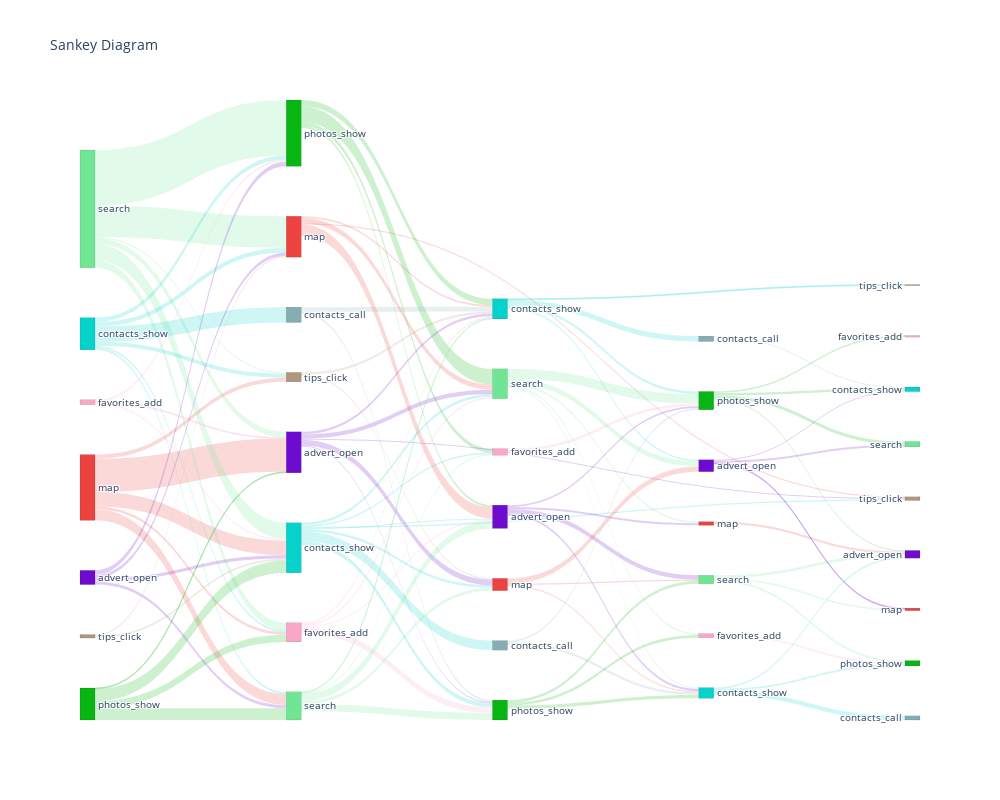

The notebook cell this image was saved under:
### Code cell
sankey_diagram.show()

### Figure 1 — Plotly figure (JSON) as saved in the notebook; plotly's stock layout.template omitted (floating-point values rounded to 4 significant figures)
{"data": [{"domain": {"x": [0, 1], "y": [0, 1]}, "link": {"color": ["rgba(237, 67, 64, 0.2)", "rgba(237, 67, 64, 0.2)", "rgba(237, 67, 64, 0.2)", "rgba(237, 67, 64, 0.2)", "rgba(237, 67, 64, 0.2)", "rgba(112, 230, 148, 0.2)", "rgba(112, 230, 148, 0.2)", "rgba(112, 230, 148, 0.2)", "rgba(112, 230, 148, 0.2)", "rgba(112, 230, 148, 0.2)", "rgba(112, 230, 148, 0.2)", "rgba(7, 182, 18, 0.2)", "rgba(7, 182, 18, 0.2)", "rgba(7, 182, 18, 0.2)", "rgba(7, 182, 18, 0.2)", "rgba(6, 210, 204, 0.2)", "rgba(6, 210, 204, 0.2)", "rgba(6, 210, 204, 0.2)", "rgba(6, 210, 204, 0.2)", "rgba(6, 210, 204, 0.2)", "rgba(6, 210, 204, 0.2)", "rgba(109, 12, 206, 0.2)", "rgba(109, 12, 206, 0.2)", "rgba(109, 12, 206, 0.2)", "rgba(109, 12, 206, 0.2)", "rgba(177, 149, 125, 0.2)", "rgba(177, 149, 125, 0.2)", "rgba(251, 166, 199, 0.2)", "rgba(251, 166, 199, 0.2)", "rgba(251, 166, 199, 0.2)", "rgba(7, 182, 18, 0.2)", "rgba(7, 182, 18, 0.2)", "rgba(7, 182, 18, 0.2)", "rgba(7, 182, 18, 0.2)", "rgba(6, 210, 204, 0.2)", "rgba(6, 210, 204, 0.2)", "rgba(6, 210, 204, 0.2)", "rgba(6, 210, 204, 0.2)", "rgba(6, 210, 204, 0.2)", "rgba(6, 210, 204, 0.2)", "rgba(6, 210, 204, 0.2)", "rgba(109, 12, 206, 0.2)", "rgba(109, 12, 206, 0.2)", "rgba(109, 12, 206, 0.2)", "rgba(109, 12, 206, 0.2)", "rgba(109, 12, 206, 0.2)", "rgba(133, 173, 179, 0.2)", "rgba(133, 173, 179, 0.2)", "rgba(237, 67, 64, 0.2)", "rgba(237, 67, 64, 0.2)", "rgba(237, 67, 64, 0.2)", "rgba(237, 67, 64, 0.2)", "rgba(112, 230, 148, 0.2)", "rgba(112, 230, 148, 0.2)", "rgba(112, 230, 148, 0.2)", "rgba(112, 230, 148, 0.2)", "rgba(112, 230, 148, 0.2)", "rgba(177, 149, 125, 0.2)", "rgba(177, 149, 125, 0.2)", "rgba(251, 166, 199, 0.2)", "rgba(251, 166, 199, 0.2)", "rgba(251, 166, 199, 0.2)", "rgba(251, 166, 199, 0.2)", "rgba(112, 230, 148, 0.2)", "rgba(112, 230, 148, 0.2)", "rgba(112, 230, 148, 0.2)", "rgba(112, 230, 148, 0.2)", "rgba(112, 230, 148, 0.2)", "rgba(251, 166, 199, 0.2)", "rgba(7, 182, 18, 0.2)", "rgba(7, 182, 18, 0.2)", "rgba(7, 182, 18, 0.2)", "rgba(133, 173, 179, 0.2)", "rgba(133, 173, 179, 0.2)", "rgba(109, 12, 206, 0.2)", "rgba(109, 12, 206, 0.2)", "rgba(109, 12, 206, 0.2)", "rgba(109, 12, 206, 0.2)", "rgba(6, 210, 204, 0.2)", "rgba(6, 210, 204, 0.2)", "rgba(6, 210, 204, 0.2)", "rgba(6, 210, 204, 0.2)", "rgba(237, 67, 64, 0.2)", "rgba(237, 67, 64, 0.2)", "rgba(237, 67, 64, 0.2)", "rgba(7, 182, 18, 0.2)", "rgba(7, 182, 18, 0.2)", "rgba(7, 182, 18, 0.2)", "rgba(7, 182, 18, 0.2)", "rgba(112, 230, 148, 0.2)", "rgba(112, 230, 148, 0.2)", "rgba(112, 230, 148, 0.2)", "rgba(6, 210, 204, 0.2)", "rgba(6, 210, 204, 0.2)", "rgba(6, 210, 204, 0.2)", "rgba(237, 67, 64, 0.2)", "rgba(109, 12, 206, 0.2)", "rgba(109, 12, 206, 0.2)", "rgba(109, 12, 206, 0.2)", "rgba(251, 166, 199, 0.2)", "rgba(133, 173, 179, 0.2)"], "label": ["22.0%", "50.7%", "16.9%", "6.3%", "4.0%", "47.1%", "13.9%", "4.9%", "26.9%", "1.1%", "6.2%", "38.4%", "3.0%", "36.5%", "22.1%", "13.2%", "47.5%", "14.0%", "6.6%", "12.4%", "6.3%", "31.1%", "23.6%", "23.0%", "22.4%", "56.4%", "43.6%", "46.3%", "33.3%", "20.4%", "56.0%", "13.9%", "7.9%", "22.2%", "11.8%", "5.9%", "19.2%", "42.0%", "4.7%", "5.5%", "11.0%", "29.5%", "7.2%", "7.8%", "17.5%", "38.0%", "28.4%", "71.6%", "26.7%", "57.9%", "6.3%", "9.0%", "6.4%", "35.9%", "37.7%", "5.0%", "15.0%", "63.4%", "36.6%", "18.3%", "53.3%", "12.5%", "15.8%", "49.8%", "7.4%", "8.8%", "26.7%", "7.4%", "100.0%", "30.9%", "39.2%", "29.9%", "41.3%", "58.7%", "18.3%", "42.5%", "20.8%", "18.3%", "24.8%", "14.5%", "9.4%", "51.3%", "15.9%", "15.9%", "68.2%", "28.3%", "18.5%", "40.2%", "13.0%", "30.6%", "45.8%", "23.6%", "58.2%", "22.8%", "19.0%", "100.0%", "26.1%", "50.0%", "23.9%", "100.0%", "100.0%"], "source": [0, 0, 0, 0, 0, 1, 1, 1, 1, 1, 1, 2, 2, 2, 2, 3, 3, 3, 3, 3, 3, 4, 4, 4, 4, 5, 5, 6, 6, 6, 7, 7, 7, 7, 8, 8, 8, 8, 8, 8, 8, 9, 9, 9, 9, 9, 10, 10, 11, 11, 11, 11, 12, 12, 12, 12, 12, 13, 13, 14, 14, 14, 14, 15, 15, 15, 15, 15, 16, 17, 17, 17, 18, 18, 19, 19, 19, 19, 21, 21, 21, 21, 22, 22, 22, 23, 23, 23, 23, 24, 24, 24, 25, 25, 25, 26, 27, 27, 27, 28, 30], "target": [8, 9, 12, 13, 14, 7, 8, 9, 11, 13, 14, 8, 9, 12, 14, 7, 10, 11, 12, 13, 14, 7, 8, 11, 12, 8, 11, 7, 8, 9, 15, 16, 19, 21, 15, 16, 17, 18, 19, 20, 22, 15, 17, 20, 21, 22, 17, 21, 15, 19, 20, 21, 16, 17, 19, 21, 22, 21, 22, 15, 17, 19, 21, 23, 25, 26, 27, 28, 23, 24, 25, 28, 23, 25, 23, 24, 25, 26, 23, 27, 29, 30, 24, 25, 27, 31, 32, 33, 36, 35, 36, 37, 34, 35, 36, 36, 31, 33, 37, 35, 31], "value": [164, 377, 126, 47, 30, 627, 185, 65, 358, 14, 83, 139, 11, 132, 80, 48, 173, 51, 24, 45, 23, 50, 38, 37, 36, 22, 17, 25, 18, 11, 177, 44, 25, 70, 30, 15, 49, 107, 12, 14, 28, 49, 12, 13, 29, 63, 21, 53, 59, 128, 14, 20, 14, 79, 83, 11, 33, 26, 15, 22, 64, 15, 19, 108, 16, 19, 58, 16, 29, 30, 38, 29, 19, 27, 22, 51, 25, 22, 29, 17, 11, 60, 14, 14, 60, 26, 17, 37, 12, 22, 33, 17, 46, 18, 15, 27, 12, 23, 11, 20, 13]}, "node": {"color": ["rgba(237, 67, 64, 1)", "rgba(112, 230, 148, 1)", "rgba(7, 182, 18, 1)", "rgba(6, 210, 204, 1)", "rgba(109, 12, 206, 1)", "rgba(177, 149, 125, 1)", "rgba(251, 166, 199, 1)", "rgba(7, 182, 18, 1)", "rgba(6, 210, 204, 1)", "rgba(109, 12, 206, 1)", "rgba(133, 173, 179, 1)", "rgba(237, 67, 64, 1)", "rgba(112, 230, 148, 1)", "rgba(177, 149, 125, 1)", "rgba(251, 166, 199, 1)", "rgba(112, 230, 148, 1)", "rgba(251, 166, 199, 1)", "rgba(7, 182, 18, 1)", "rgba(133, 173, 179, 1)", "rgba(109, 12, 206, 1)", "rgba(177, 149, 125, 1)", "rgba(6, 210, 204, 1)", "rgba(237, 67, 64, 1)", "rgba(7, 182, 18, 1)", "rgba(112, 230, 148, 1)", "rgba(6, 210, 204, 1)", "rgba(237, 67, 64, 1)", "rgba(109, 12, 206, 1)", "rgba(251, 166, 199, 1)", "rgba(177, 149, 125, 1)", "rgba(133, 173, 179, 1)", "rgba(6, 210, 204, 1)", "rgba(251, 166, 199, 1)", "rgba(112, 230, 148, 1)", "rgba(133, 173, 179, 1)", "rgba(7, 182, 18, 1)", "rgba(109, 12, 206, 1)", "rgba(237, 67, 64, 1)", "rgba(177, 149, 125, 1)"], "label": ["map", "search", "photos_show", "contacts_show", "advert_open", "tips_click", "favorites_add", "photos_show", "contacts_show", "advert_open", "contacts_call", "map", "search", "tips_click", "favorites_add", "search", "favorites_add", "photos_show", "contacts_call", "advert_open", "tips_click", "contacts_show", "map", "photos_show", "search", "contacts_show", "map", "advert_open", "favorites_add", "tips_click", "contacts_call", "contacts_show", "favorites_add", "search", "contacts_call", "photos_show", "advert_open", "map", "tips_click"], "line": {"color": "black", "width": 0.1}, "pad": 50, "thickness": 15}, "orientation": "h", "type": "sankey", "valueformat": ".0f"}], "layout": {"autosize": false, "font": {"size": 10}, "height": 800, "title": {"text": "Sankey Diagram"}, "width": 1000}}
